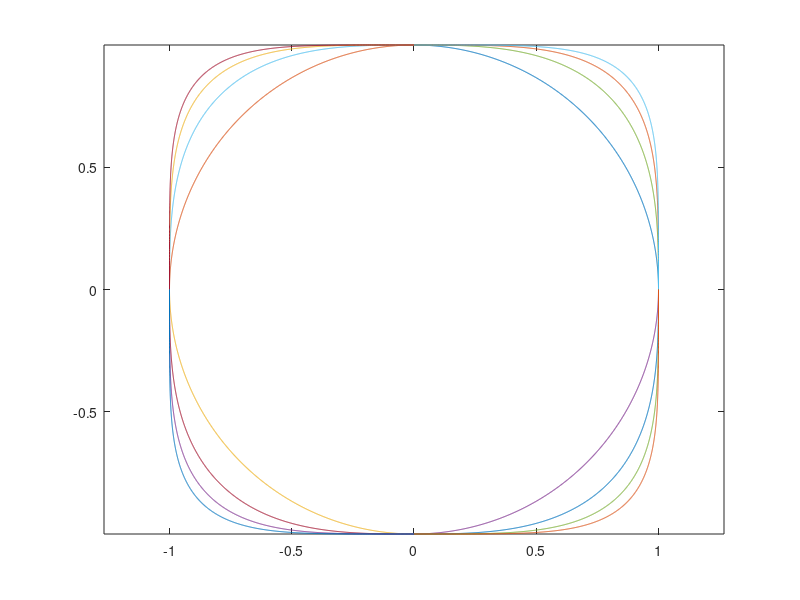
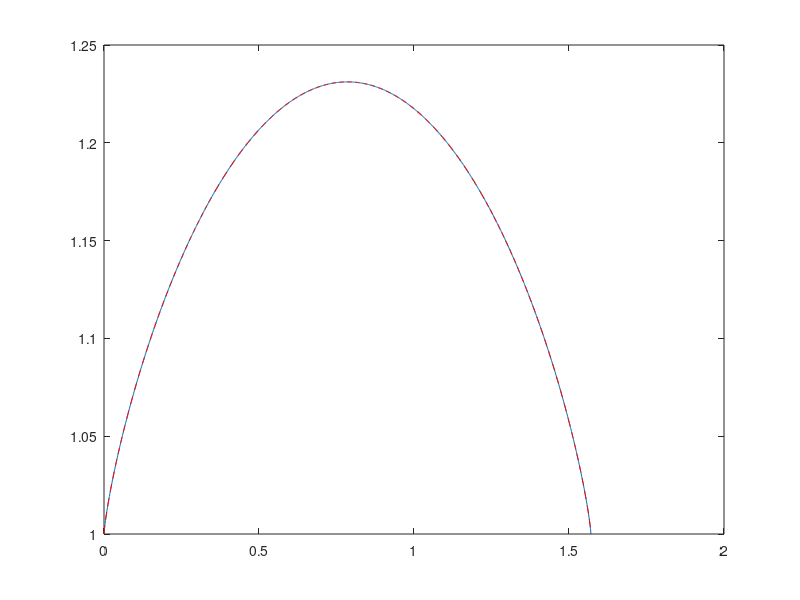

These figures' MATLAB source, in order:
%%%%x^4/a^4 + y^4/b^4 = 1

%%%x^4 = a^4*(1-y^4/b^4)

%%%x^2 = +-sqrt(a^4*(1-y^4/b^4))

%%%x = +-sqrt(+-sqrt(a^4*(1-y^4/b^4));

close all
clear
clc

r0 = 4;

rmax = sqrt(r0^2+r0^2);

theta = linspace(0,pi/4,100);


%%% GAUSSIAN FUNCTION
% x = linspace(-5,5,100);
% r = r0 + (rmax-r0)*exp(-x.^2);

% %%STRAIGHT LINE
% r = r0./cos(theta);

%%%%SIGMOID FUNCTION
% delxz = linspace(-2,2,100);%0:0.01:(pi/2);
% lowerbound = 0.0001;
% upperbound = 0.99;
% breakpt = 1;
% b = log(1/lowerbound-1);
% a = (log(upperbound)-b)/breakpt;
% delxz = abs(delxz);
% r = r0+(rmax-r0)*(1-1./(1+exp(a*abs(delxz)+b)));

% figure()
% plot(theta,r)

%break

% x = r.*cos(theta);
% y = r.*sin(theta);
% figure()
% plot(x,y)
% axis equal

%%%SUPER ELLISPSE

r_vec = 2:5;

for ii = 1:length(r_vec)
  a = 1;
  b = 1;
  theta = linspace(0,pi/2,1000);
  r0 = r_vec(ii);
  x1 = a*cos(theta).^(2/r0);
  y1 = b*sin(theta).^(2/r0);
  x2 = -x1;
  y2 = y1;
  x3 = x2;
  y3 = -y1;
  x4 = x1;
  y4 = y3;
  plot(x1,y1)
  hold on
  plot(x2,y2) 
  plot(x3,y3)
  plot(x4,y4)
  drawnow
  axis equal
end

r = sqrt(x1.^2+y1.^2);


r2 = sqrt(cos(theta).^(4/5)+sin(theta).^(4/5));

figure()
plot(theta,r)
hold on
plot(theta,r2,'r--')
% Copyright - Carlos Montalvo 2015
% You may freely distribute this file but please keep my name in here
% as the original owner
